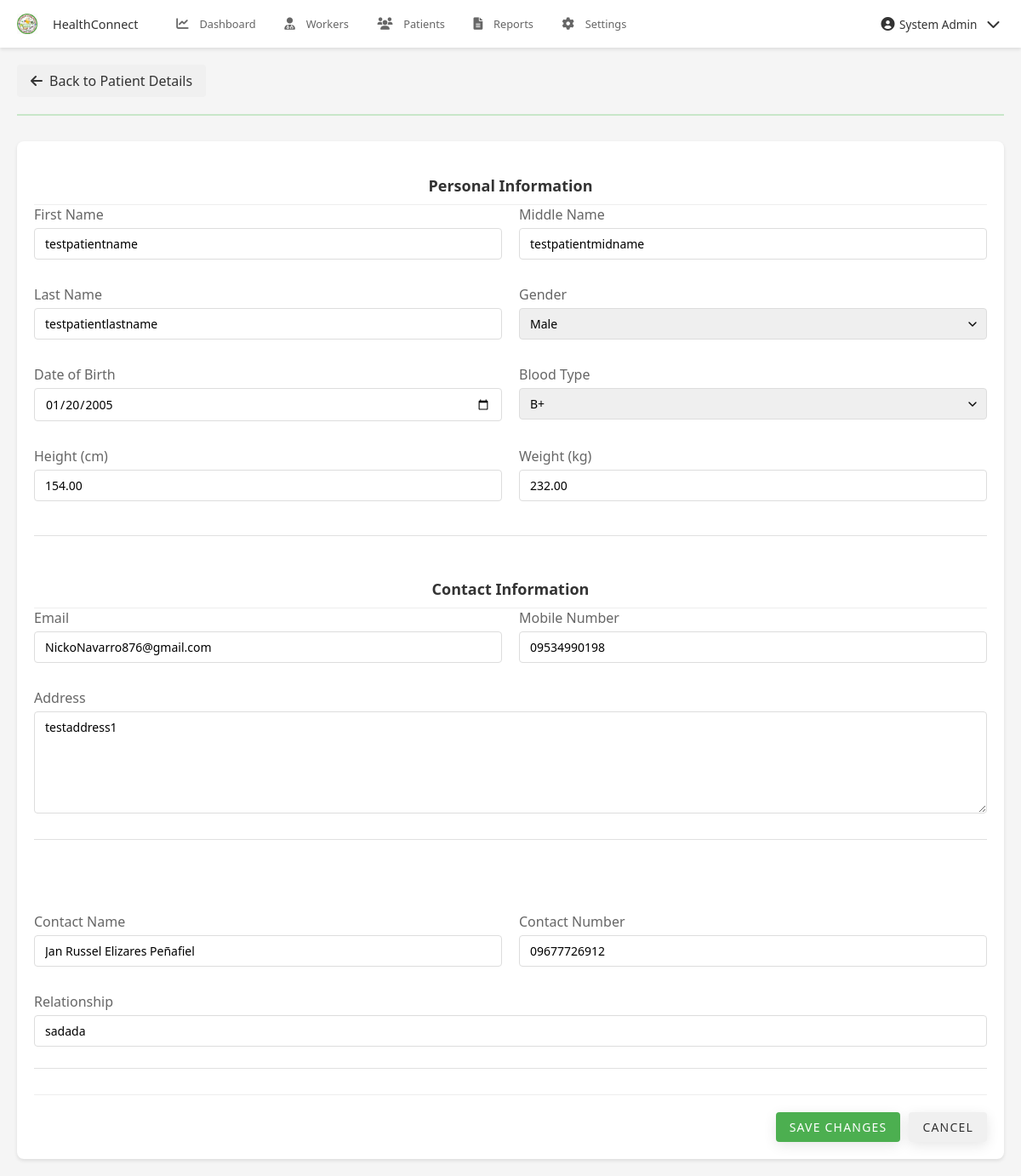
The app's page /pages/admin/edit_patient.php?id=18 (signed in) with its own data.
### tables this page shows
CREATE TABLE `patients` (
  `patient_id` int(11) NOT NULL,
  `user_id` int(11) DEFAULT NULL,
  `blood_type` varchar(5) DEFAULT NULL,
  `height` decimal(5,2) DEFAULT NULL,
  `weight` decimal(5,2) DEFAULT NULL,
  `emergency_contact_name` varchar(200) DEFAULT NULL,
  `emergency_contact_number` varchar(20) DEFAULT NULL,
  `emergency_contact_relationship` varchar(100) DEFAULT NULL,
  `created_at` timestamp NOT NULL DEFAULT current_timestamp(),
  `updated_at` timestamp NOT NULL DEFAULT current_timestamp() ON UPDATE current_timestamp(),
  `is_approved` tinyint(1) DEFAULT 0,
  `approved_at` timestamp NULL DEFAULT NULL
);

CREATE TABLE `users` (
  `user_id` int(11) NOT NULL,
  `role_id` int(11) DEFAULT NULL,
  `username` varchar(50) NOT NULL,
  `email` varchar(100) NOT NULL,
  `password` varchar(255) NOT NULL,
  `mobile_number` varchar(20) DEFAULT NULL,
  `first_name` varchar(100) NOT NULL,
  `middle_name` varchar(100) DEFAULT NULL,
  `last_name` varchar(100) NOT NULL,
  `gender` enum('Male','Female','Other') DEFAULT NULL,
  `date_of_birth` date DEFAULT NULL,
  `address` text DEFAULT NULL,
  `profile_picture` varchar(255) DEFAULT NULL,
  `is_active` tinyint(1) DEFAULT 1,
  `last_login` datetime DEFAULT NULL,
  `otp` varchar(6) DEFAULT NULL,
  `otp_expiry` datetime DEFAULT NULL,
  `created_at` timestamp NOT NULL DEFAULT current_timestamp(),
  `updated_at` timestamp NOT NULL DEFAULT current_timestamp() ON UPDATE current_timestamp()
);

### pages/admin/edit_patient.php (the view, shortened to what this page needs)
<?php
$database = new Database();
$conn = $database->getConnection();
$user_id = isset($_GET['id']) ? (int)$_GET['id'] : 0;
try {
    $query = "SELECT u.*, p.*
              FROM users u
              JOIN patients p ON u.user_id = p.user_id
              WHERE u.user_id = :user_id";
    $stmt = $conn->prepare($query);
    $stmt->bindParam(':user_id', $user_id, PDO::PARAM_INT);
    $stmt->execute();
    $patient = $stmt->fetch(PDO::FETCH_ASSOC);
} catch (PDOException $e) {
    error_log("Error fetching patient details: " . $e->getMessage());
    $_SESSION['error'] = "Error fetching patient details. Please try again.";
    header('Location: patients.php');
    exit();
}
?>
<!DOCTYPE html>
<html lang="en">
<head>
    <?php include __DIR__ . '/../../includes/header_links.php'; ?>
</head>
<body>
    <?php include __DIR__ . '/../../includes/navbar.php'; ?>
    <div class="container">
        <div class="page-header">
            <div class="header-actions">
                <a href="view_patient.php?id=<?php echo $user_id; ?>" class="btn-back">
                    <i class="fas fa-arrow-left"></i> Back to Patient Details
                </a>
            </div>
        </div>
        <form method="POST" class="edit-form" id="editPatientForm">
            <div class="form-section">
                <h3 class="section-title">Personal Information</h3>
                <div class="form-row">
                    <div class="form-group">
                        <label for="first_name">First Name</label>
                        <input type="text" id="first_name" name="first_name" class="form-control"
                               value="<?php echo htmlspecialchars($patient['first_name']); ?>" required>
                    </div>
                    <div class="form-group">
                        <label for="middle_name">Middle Name</label>
                        <input type="text" id="middle_name" name="middle_name" class="form-control"
                               value="<?php echo htmlspecialchars($patient['middle_name']); ?>">
                    </div>
                </div>
                <div class="form-row">
                    <div class="form-group">
                        <label for="last_name">Last Name</label>
                        <input type="text" id="last_name" name="last_name" class="form-control"
                               value="<?php echo htmlspecialchars($patient['last_name']); ?>" required>
                    </div>
                    <div class="form-group">
                        <label for="gender">Gender</label>
                        <select id="gender" name="gender" class="form-control" required>
                            <option value="Male" <?php echo $patient['gender'] === 'Male' ? 'selected' : ''; ?>>Male</option>
                        </select>
                    </div>
                </div>
                <div class="form-row">
                    <div class="form-group">
                        <label for="date_of_birth">Date of Birth</label>
                        <input type="date" id="date_of_birth" name="date_of_birth" class="form-control"
                               value="<?php echo $patient['date_of_birth']; ?>" required>
                    </div>
                    <div class="form-group">
                        <label for="blood_type">Blood Type</label>
                        <select id="blood_type" name="blood_type" class="form-control">
                            <?php
                            $blood_types = ['A+', 'A-', 'B+', 'B-', 'AB+', 'AB-', 'O+', 'O-'];
                            foreach ($blood_types as $type) {
                                echo '<option value="' . $type . '"' .
                                     ($patient['blood_type'] === $type ? ' selected' : '') .
                                     '>' . $type . '</option>';
                            }
                            ?>
                        </select>
                    </div>
                </div>
                <div class="form-row">
                    <div class="form-group">
                        <label for="height">Height (cm)</label>
                        <input type="number" id="height" name="height" class="form-control" step="0.01"
                               value="<?php echo htmlspecialchars($patient['height']); ?>">
                    </div>
                    <div class="form-group">
                        <label for="weight">Weight (kg)</label>
                        <input type="number" id="weight" name="weight" class="form-control" step="0.01"
                               value="<?php echo htmlspecialchars($patient['weight']); ?>">
                    </div>
                </div>
            </div>
            <div class="form-section">
                <h3 class="section-title">Contact Information</h3>
                <div class="form-row">
                    <div class="form-group">
                        <label for="email">Email</label>
                        <input type="email" id="email" name="email" class="form-control"
                               value="<?php echo htmlspecialchars($patient['email']); ?>" required>
                    </div>
                    <div class="form-group">
                        <label for="mobile_number">Mobile Number</label>
                        <input type="tel" id="mobile_number" name="mobile_number" class="form-control"
                               value="<?php echo htmlspecialchars($patient['mobile_number']); ?>" required>
                    </div>
                </div>
                <div class="form-group">
                    <label for="address">Address</label>
                    <textarea id="address" name="address" class="form-control" required><?php echo htmlspecialchars($patient['address']); ?></textarea>
                </div>
            </div>
            <div class="form-section">
                <div class="form-row">
                    <div class="form-group">
                        <label for="emergency_contact_name">Contact Name</label>
                        <input type="text" id="emergency_contact_name" name="emergency_contact_name" class="form-control"
                               value="<?php echo htmlspecialchars($patient['emergency_contact_name']); ?>" required>
                    </div>
                    <div class="form-group">
                        <label for="emergency_contact_number">Contact Number</label>
                        <input type="tel" id="emergency_contact_number" name="emergency_contact_number" class="form-control"
                               value="<?php echo htmlspecialchars($patient['emergency_contact_number']); ?>" required>
                    </div>
                </div>
                <div class="form-group">
                    <label for="emergency_contact_relationship">Relationship</label>
                    <input type="text" id="emergency_contact_relationship" name="emergency_contact_relationship" class="form-control"
                           value="<?php echo htmlspecialchars($patient['emergency_contact_relationship']); ?>" required>
                </div>
            </div>
            <div class="form-actions">
                <button type="submit" class="btn btn-primary">Save Changes</button>
                <a href="view_patient.php?id=<?php echo $user_id; ?>" class="btn btn-secondary">Cancel</a>
            </div>
        </form>
    </div>
</body>
</html>

### assets/css/style.css (style rules this page uses)
:root { --primary-color: #4CAF50; --primary-dark: #388E3C; --primary-light: #C8E6C9; --accent-color: #FF5722; --text-primary: #212121; --text-secondary: #757575; --divider-color: #BDBDBD; --background-color: #F5F5F5; --white: #FFFFFF; --error: #F44336; --warning: #FFC107; --info: #2196F3; --success: #4CAF50; }
* { margin: 0; padding: 0; box-sizing: border-box; font-family: 'Poppins', 'Segoe UI', Arial, sans-serif; }
html, body { height: 100%; background-color: var(--background-color); color: var(--text-primary); font-size: 16px; overflow-x: hidden; }
a { color: var(--primary-dark); text-decoration: none; transition: color 0.3s ease; }
.container { width: 100%; max-width: 1200px; margin: 0 auto; padding: 0 20px; }
.btn { display: inline-block; padding: 14px 28px; background-color: var(--primary-color); color: var(--white); border-radius: 30px; font-weight: 600; text-transform: uppercase; letter-spacing: 1.2px; transition: all 0.3s ease; cursor: pointer; border: none; box-shadow: 0 4px 15px rgba(0,0,0,0.1); }
.section-title { text-align: center; margin-bottom: 50px; }
.form-group { margin-bottom: 20px; }
.form-group label { display: block; margin-bottom: 8px; font-weight: 500; color: var(--text-primary); }
.form-control { width: 100%; padding: 12px 15px; border: 1px solid var(--divider-color); border-radius: 4px; font-size: 1rem; transition: border-color 0.3s ease, box-shadow 0.3s ease; }
textarea.form-control { resize: vertical; min-height: 120px; }
.form-row { display: flex; gap: 20px; margin-bottom: 0; }
.form-group { margin-bottom: 25px; flex: 1; }
.form-control { width: 100%; padding: 15px; border: 1px solid #e0e0e0; border-radius: 8px; font-size: 1rem; transition: all 0.3s ease; }
.form-section { border-bottom: 1px solid #e0e0e0; margin-bottom: 25px; padding-bottom: 10px; }
.page-header { display: flex; justify-content: space-between; align-items: center; margin-bottom: 30px; padding: 20px 0; border-bottom: 2px solid var(--primary-light); }
.header-actions { display: flex; gap: 15px; align-items: center; }
.form-group { margin-bottom: 15px; }
.form-group label { display: block; margin-bottom: 8px; color: var(--text-primary); font-weight: 500; }
.form-control { width: 100%; padding: 10px 15px; border: 1px solid var(--divider-color); border-radius: 6px; font-size: 0.95rem; transition: border-color 0.3s ease; }
.form-group label { display: block; margin-bottom: 8px; color: var(--text-secondary); font-weight: 500; }
.form-actions { display: flex; gap: 15px; margin-top: 30px; padding-top: 20px; border-top: 1px solid var(--divider-color); }
.will-animate { opacity: 0; transform: translateY(30px); transition: opacity 0.6s ease, transform 0.6s ease; }
.animate { opacity: 1; transform: translateY(0); }
.section-title.will-animate { transform: translateY(20px); }
body { padding-top: 60px; padding-bottom: 70px; }

### pages/admin/edit_patient.php (style rules this page uses)
.edit-form { background: #fff; border-radius: 8px; padding: 20px; margin-bottom: 20px; box-shadow: 0 2px 4px rgba(0,0,0,0.1); }
.form-section { margin-bottom: 30px; }
.section-title { font-size: 18px; color: #333; margin-bottom: 20px; padding-bottom: 10px; border-bottom: 1px solid #eee; }
.form-row { display: grid; grid-template-columns: repeat(2, 1fr); gap: 20px; margin-bottom: 15px; }
.form-group { margin-bottom: 15px; }
.form-group label { display: block; margin-bottom: 5px; color: #666; font-weight: 500; }
.form-control { width: 100%; padding: 8px 12px; border: 1px solid #ddd; border-radius: 4px; font-size: 14px; }
select.form-control { appearance: none; background-repeat: no-repeat; background-position: right 8px center; background-size: 16px; padding-right: 32px; }
.form-actions { display: flex; justify-content: flex-end; gap: 10px; margin-top: 20px; padding-top: 20px; border-top: 1px solid #eee; }
.btn { padding: 8px 16px; border: none; border-radius: 4px; cursor: pointer; font-size: 14px; font-weight: 500; transition: background-color 0.2s; }
.btn-primary { background-color: #4CAF50; color: white; }
.btn-secondary { background-color: #f0f0f0; color: #333; }
.btn-back { padding: 8px 16px; background: #f0f0f0; color: #333; border: none; border-radius: 4px; text-decoration: none; display: inline-flex; align-items: center; gap: 8px; }

### includes/navbar.php (style rules this page uses)
body { padding-top: 48px; padding-bottom: 56px; }
@media (min-width: 769px) { body { padding-bottom: 0; } }
@media (min-width: 769px) { body { padding-top: 56px; } }

### records on screen
patients: first_name "testpatientname", middle_name "testpatientmidname", last_name "testpatientlastname", date_of_birth "01/20/2005", blood_type "B+", height "154.00", weight "232.00", email "NickoNavarro876@gmail.com", mobile_number "09534990198", address "testaddress1", emergency_contact_name "Jan Russel Elizares Peñafiel", emergency_contact_number "09677726912", emergency_contact_relationship "sadada"
users: gender "Male"
